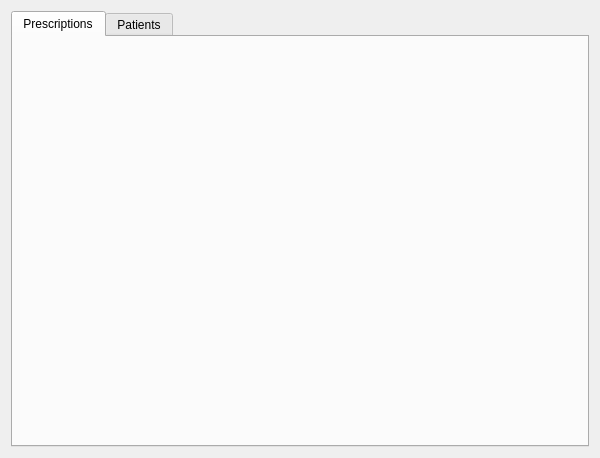
<?xml version="1.0" encoding="UTF-8"?>
<ui version="4.0">
 <class>MainViewClass</class>
 <widget class="QMainWindow" name="MainViewClass">
  <property name="geometry">
   <rect>
    <x>0</x>
    <y>0</y>
    <width>600</width>
    <height>458</height>
   </rect>
  </property>
  <property name="windowTitle">
   <string>Patient Tracker</string>
  </property>
  <widget class="QWidget" name="centralWidget">
   <layout class="QVBoxLayout" name="verticalLayout_2">
    <item>
     <layout class="QVBoxLayout" name="verticalLayout">
      <item>
       <widget class="QTabWidget" name="mainTabWidget">
        <property name="currentIndex">
         <number>0</number>
        </property>
        <widget class="QWidget" name="tab">
         <attribute name="title">
          <string>Prescriptions</string>
         </attribute>
         <layout class="QVBoxLayout" name="verticalLayout_4">
          <item>
           <layout class="QVBoxLayout" name="medicineTabLayout"/>
          </item>
         </layout>
        </widget>
        <widget class="QWidget" name="tab_2">
         <attribute name="title">
          <string>Patients</string>
         </attribute>
         <layout class="QVBoxLayout" name="verticalLayout_7">
          <item>
           <layout class="QVBoxLayout" name="patientTabLayout"/>
          </item>
         </layout>
        </widget>
       </widget>
      </item>
     </layout>
    </item>
   </layout>
  </widget>
 </widget>
 <layoutdefault spacing="6" margin="11"/>
 <resources>
  <include location="../MedulaQT.qrc"/>
 </resources>
 <connections/>
</ui>
